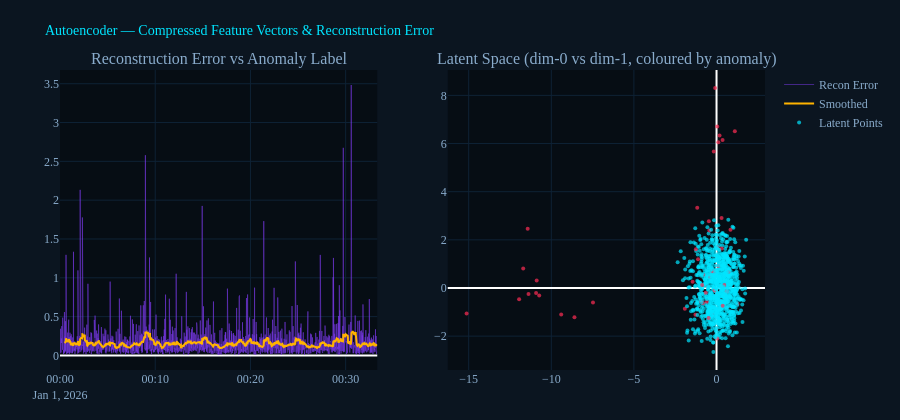

The notebook cell this image was saved under:
### Code cell
# ── Plot 3: Autoencoder — Reconstruction Error + Latent Space ────────────────
ae_sub = df[df["device"] == dev].copy()
fig3   = make_subplots(rows=1, cols=2,
    subplot_titles=("Reconstruction Error vs Anomaly Label",
                    "Latent Space (dim-0 vs dim-1, coloured by anomaly)"))

# Left: error time series
ae_sub["ae_recon_smooth"] = ae_sub["ae_recon_error"].rolling(30).mean()
fig3.add_trace(go.Scatter(
    x=ae_sub["timestamp"].iloc[:2000], y=ae_sub["ae_recon_error"].iloc[:2000],
    mode="lines", name="Recon Error", line=dict(color=PALETTE["purple"], width=1), opacity=0.5
), row=1, col=1)
fig3.add_trace(go.Scatter(
    x=ae_sub["timestamp"].iloc[:2000], y=ae_sub["ae_recon_smooth"].iloc[:2000],
    mode="lines", name="Smoothed", line=dict(color=PALETTE["amber"], width=2)
), row=1, col=1)

# Right: latent scatter
if "ae_latent_0" in ae_sub.columns and "ae_latent_1" in ae_sub.columns:
    samp = ae_sub.sample(min(1000, len(ae_sub)), random_state=42)
    colors = [PALETTE["red"] if a else PALETTE["cyan"] for a in samp["anomaly_label"]]
    fig3.add_trace(go.Scatter(
        x=samp["ae_latent_0"], y=samp["ae_latent_1"],
        mode="markers", name="Latent Points",
        marker=dict(color=colors, size=4, opacity=0.7)
    ), row=1, col=2)

fig3.update_layout(paper_bgcolor=PALETTE["paper"], plot_bgcolor=PALETTE["bg"],
    font=dict(family="Share Tech Mono", color=PALETTE["text"]),
    title=dict(text="Autoencoder — Compressed Feature Vectors & Reconstruction Error",
               font=dict(color=PALETTE["cyan"], size=14)),
    height=420, margin=dict(l=60, r=30, t=70, b=50))
fig3.update_xaxes(gridcolor=PALETTE["grid"])
fig3.update_yaxes(gridcolor=PALETTE["grid"])
fig3.show()

### Figure 1 — Plotly figure (JSON) as saved in the notebook; plotly's stock layout.template omitted (floating-point values rounded to 4 significant figures; data arrays with more than 128 entries replaced by an {"elided": "..."} marker saying what was removed)
{"data": [{"line": {"color": "#7c3aed", "width": 1}, "mode": "lines", "name": "Recon Error", "opacity": 0.5, "type": "scatter", "x": {"elided": "2000 str values"}, "xaxis": "x", "y": {"elided": "2000 float values"}, "yaxis": "y"}, {"line": {"color": "#ffb300", "width": 2}, "mode": "lines", "name": "Smoothed", "type": "scatter", "x": {"elided": "2000 str values"}, "xaxis": "x", "y": {"elided": "2000 float values"}, "yaxis": "y"}, {"marker": {"color": {"elided": "1000 str values"}, "opacity": 0.7, "size": 4}, "mode": "markers", "name": "Latent Points", "type": "scatter", "x": {"elided": "1000 float values"}, "xaxis": "x2", "y": {"elided": "1000 float values"}, "yaxis": "y2"}], "layout": {"annotations": [{"font": {"size": 16}, "showarrow": false, "text": "Reconstruction Error vs Anomaly Label", "x": 0.225, "xanchor": "center", "xref": "paper", "y": 1, "yanchor": "bottom", "yref": "paper"}, {"font": {"size": 16}, "showarrow": false, "text": "Latent Space (dim-0 vs dim-1, coloured by anomaly)", "x": 0.775, "xanchor": "center", "xref": "paper", "y": 1, "yanchor": "bottom", "yref": "paper"}], "font": {"color": "#8aaccc", "family": "Share Tech Mono"}, "height": 420, "margin": {"b": 50, "l": 60, "r": 30, "t": 70}, "paper_bgcolor": "#0b1520", "plot_bgcolor": "#060d14", "title": {"font": {"color": "#00e5ff", "size": 14}, "text": "Autoencoder — Compressed Feature Vectors & Reconstruction Error"}, "xaxis": {"anchor": "y", "domain": [0, 0.45], "gridcolor": "#0e2235"}, "xaxis2": {"anchor": "y2", "domain": [0.55, 1], "gridcolor": "#0e2235"}, "yaxis": {"anchor": "x", "domain": [0, 1], "gridcolor": "#0e2235"}, "yaxis2": {"anchor": "x2", "domain": [0, 1], "gridcolor": "#0e2235"}}}
